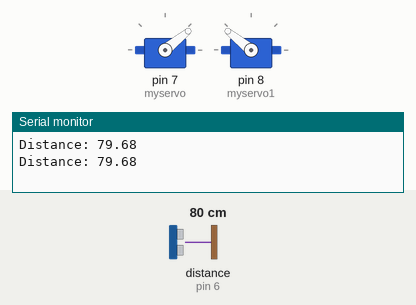
Recording of a sketch running on a simulated Arduino Uno, built with avr-gcc and run on an emulated ATmega328P. On the bench: 2 × servo, the last lines printed to the serial monitor. Wiring (inferred from the names in the program): ultrasonic range finder: trigger pin 5; echo pin 6. The test bench sets the inputs (shaded band); at power-on: distance to the obstacle (sensor on pin 6) 80 cm. The echo pulse lasts 58.3 µs per cm.

Above: at 6.3 s.
6.4 s: distance to the obstacle (sensor on pin 6) set to 23 cm
At 6.65 s:
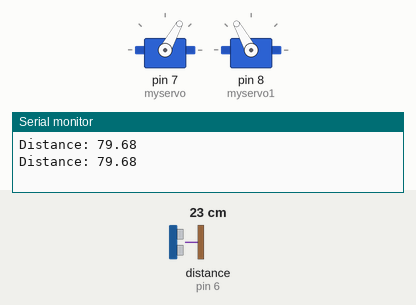
12.6 s: distance to the obstacle (sensor on pin 6) set to 18 cm
At 17.4 s:
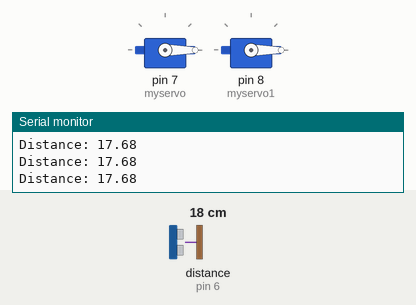
18.8 s: distance to the obstacle (sensor on pin 6) set to 183 cm
At 19.07 s:
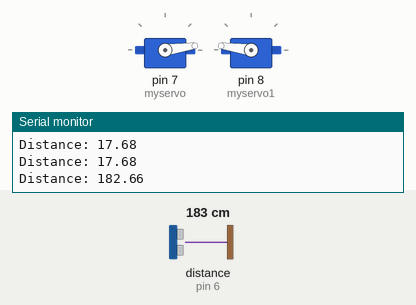
Timing chart, 0 to 31.0 s (numbered marks = the images above; inputs shaded):
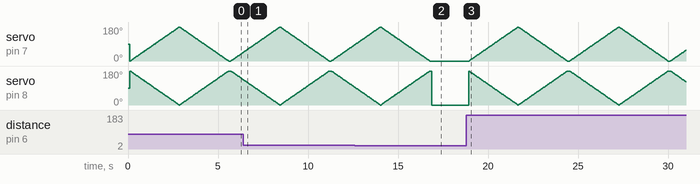

Measured:
- the behaviour switches between 21 and 20 cm on distance to the obstacle (sensor on pin 6) (found by bisection; images 1 and 2)
- after the input at 12.6 s, servo on pin 7 (myservo): goes on until 16.8 s, then stays 0°

The sketch:

ServoProj.ino
```cpp
#include <Servo.h>

Servo myservo;
Servo myservo1;
const int trigPin = 5;
const int echoPin = 6;
int pos1 = 0;
int pos2 = 180; // atvirksciai idetas

float duration, distance;

void setup() {
  pinMode(trigPin, OUTPUT);
  pinMode(echoPin, INPUT);
  myservo.attach(7);
  myservo1.attach(8);
  Serial.begin(9600);
}

void loop() {
  // Measure distance
  digitalWrite(trigPin, LOW);
  delayMicroseconds(2);
  digitalWrite(trigPin, HIGH);
  delayMicroseconds(10);
  digitalWrite(trigPin, LOW);

  duration = pulseIn(echoPin, HIGH);
  distance = (duration * 0.0343) / 2;
  Serial.print("Distance: ");
  Serial.println(distance);
  delay(100);

  // Abi servo pavaros juda kartu.
  for (pos1 = 0, pos2 = 180; pos1 <= 180 && pos2 >= 0; pos1 += 1, pos2 -= 1) {
   if (distance >=20) {
    myservo.write(pos1);
    myservo1.write(pos2);
    delay(15);
    }
    else {
       myservo.write(0);
       myservo1.write(0);
       break;
    }

  }
  for (pos1 = 180, pos2 = 0; pos1 >= 0 && pos2 <= 180; pos1 -= 1, pos2 += 1) {
   if (distance >=20) {
    myservo.write(pos1);
    myservo1.write(pos2);
    delay(15);
    }
    else {
       myservo.write(0);
       myservo1.write(0);
       break;
    }
  }
}
```
